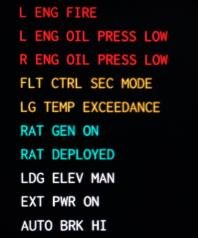
#> input picture Image/18.jpg, 198 x 238 px
$ python image_gray.py
#> lines starting #> are read from the running program, lines starting #| are printed output that depends on the picture; after the words box and inside, x2 and y2 are one past the last pixel; in counts of white or black regions, pixels touching at a corner belong together
#> further down, raw_img is the input picture: shape (238, 198, 3); mean B, G, R 17, 17.4, 22.2
# coding:utf-8
from PIL import Image
import numpy as np
import cv2


def gen_thresh_img(cut_image, threshold, mode='binary'):
    """
    依据图像亮度，进行图像二值化（保留原图像）
    注：为区分红色与灰色，进行列切分时候将不再采用RGB进行切分，而是转换到LAB空间
    :param cut_image:
    :param threshold:
    :param mode:
    :return:
    """
#> called with threshold = 65, mode = 'fixed'
    img = Image.fromarray(cv2.cvtColor(cut_image, cv2.COLOR_BGR2RGB))
    print("the format of image has changed from OpenCv to Image")
    # img.show(title='The raw real image to be thresh')
    length_img = img.size[0]
    height_img = img.size[1]
    img2video = img.convert("YCbCr")
#> img2video: PIL image 198x238 YCbCr; mean of channels 0, 1, 2 18.3, 126.7, 130
    info = []
    for x_raw in range(length_img):
        for y_raw in range(height_img):
            light_video, blue_video, red_video = img2video.getpixel((x_raw, y_raw))

            if light_video < threshold:
                info.append('0, 0, 0')
            else:
                info.append('255, 255, 255')
#> after the loop, info = 47124 items

    gen_img = Image.new("RGB", (length_img, height_img))
#> gen_img: PIL image 198x238 RGB; every value is 0
    gen_binary_img = Image.new("1", (length_img, height_img))
#> gen_binary_img: PIL image 198x238 1; every value is 0

    for x_gen in range(length_img):
        for y_gen in range(height_img):
            rgb = info[x_gen * height_img + y_gen].split(",")
            gen_img.putpixel([x_gen, y_gen], (int(rgb[0]), int(rgb[1]), int(rgb[2])))
            gen_binary_img.putpixel([x_gen, y_gen], (int(rgb[0])))
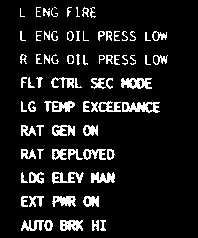
#> gen_binary_img: PIL image 198x238 1; 10.3% white in thin lines or dots, all inside (x1, y1, x2, y2) = (20, 7, 168, 231)

    if mode == 'binary':
        # gen_binary_img.show()
        print('return: gen_binary_img')
        return gen_binary_img
    else:
        print('return: gen_img')
        return gen_img
    # [30 lines of commented-out code are left out]


def char_split(raw_img_input):
    """
    分割图像，完成字符级切割
    :param raw_img_input:
    :return:
    """
    # 分割图像，提取字符行
    def find_end_row(start_row):
        end_row = start_row + 1
        '''arg = True，黑底白字情况下：对于第m行，如果该行黑色像素大于
        0.95*（所有行中黑色像素数目和的最大值），则证明该列包含的白色字符太少，判定次列即为字符切割结束列；
        对于白底黑字情况，则反之'''
        for m in range(start_row + 1, image_height + 1):
            if (row_black_num[m] if arg else row_white_num[m]) > \
                    (0.95 * row_black_num_max if arg else 0.95 * row_white_num_max):  # 0.95这个参数请多调整，对应下面的0.05
                end_row = m
                break
        return end_row

    # 首先，依据亮度值得到黑白图像（虽然像素值只有0与255，但有BGR三个维度）
    gen_raw_img = gen_thresh_img(raw_img_input, threshold=65, mode='fixed')  # 生成gen_raw_img图片格式为PIL格式
    gen_img = cv2.cvtColor(np.asarray(gen_raw_img), cv2.COLOR_RGB2BGR)  # 转换为OpenCV图片格式
    img_gray = cv2.cvtColor(gen_img, cv2.COLOR_BGR2GRAY)
    _, thresh_img = cv2.threshold(img_gray, 127, 255, cv2.THRESH_BINARY)  # 得到二值图

    cv2.imshow('The binary row image for detection', thresh_img)
    cv2.waitKey(0)

    # thresh_img = cv2.cvtColor(np.asarray(thresh_img), cv2.COLOR_RGB2BGR)
    row_white_num = []  # 记录每一行的白色像素总和
    row_black_num = []  # ..........黑色.......
    image_height = thresh_img.shape[0]
#> (the rest of the program and of its run is left out)
